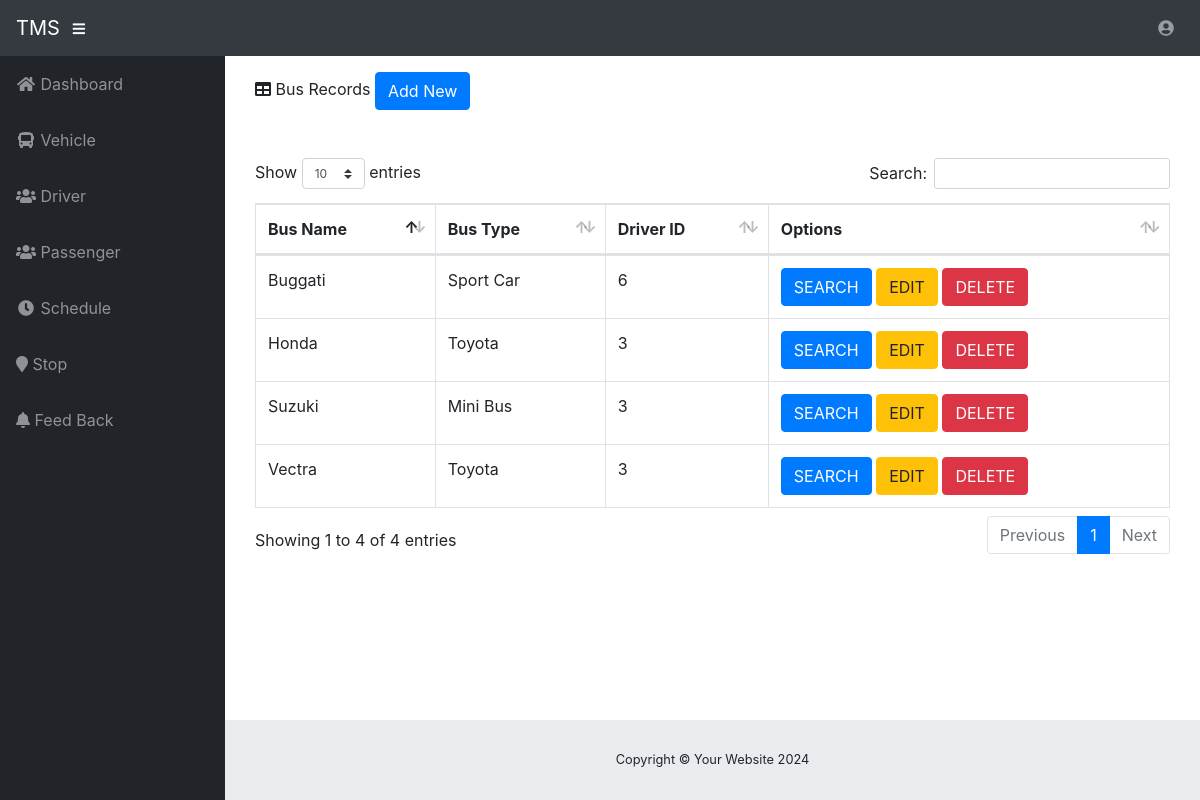
The page /admin/bus.php (signed in) on the database its author committed.
### tables this page shows
CREATE TABLE `bus` (
  `BUS_ID` int(11) NOT NULL,
  `BUS_NAME` varchar(40) NOT NULL,
  `BUS_TYPE` varchar(40) NOT NULL,
  `DRIVER_ID` int(25) NOT NULL
);

### admin/bus.php (the view)
<?php
include 'connection.php';
include 'topnav.php';
?>
<div class="col-lg-12">
    <div>
        <i class="fas fa-table"></i>
        Bus Records  <a href="busadd.php?action=add" type="button" class="btn btn-xs btn-primary">Add New</a>
    </div>
    <br> </br>
    <div class="table-responsive">
        <table class="table table-bordered" id="dataTable" width="100%" cellspacing="0">
            <thead>
                <tr>
                    <th>Bus Name</th>
                    <th>Bus Type</th>
                    <th>Driver ID</th>
                    <th>Options</th>
                </tr>
            </thead>
            <tbody>
                <?php
                $query = 'SELECT * FROM bus';
                $result = mysqli_query($db, $query) or die (mysqli_error($db));
                while ($row = mysqli_fetch_assoc($result)) {
                    echo '<tr>';
                    echo '<td>'. $row['BUS_NAME'].'</td>';
                    echo '<td>'. $row['BUS_TYPE'].'</td>';
                    echo '<td>'. $row['DRIVER_ID'].'</td>';
                    echo '<td> <a type="button" class="btn btn-xs btn-primary" href="bussearch.php?action=edit & id='.$row['BUS_ID'] . '" > SEARCH </a> ';
                    echo ' <a  type="button" class="btn btn-xs btn-warning" href="busedit.php?action=edit & id='.$row['BUS_ID'] . '"> EDIT </a> ';
                    echo ' <a  type="button" class="btn btn-xs btn-danger" href="busdel.php?type=bus&delete & id=' . $row['BUS_ID'] . '" onclick="return confirm(\'Are you sure, you want to Delete a Vehicle\');">DELETE </a> </td>';
                    echo '</tr> ';
                }
            ?>
            </tbody>
        </table>
    </div>
<?php include 'footer.php'; ?>

### admin/css/sb-admin.css (style rules this page uses)
html { position: relative; min-height: 100%; }
body { height: 100%; }
:root { --input-padding-x: 0.75rem; --input-padding-y: 0.75rem; }

### rows shown on the page
bus: BUS_NAME "Honda", BUS_TYPE "Toyota", DRIVER_ID "3"
bus: BUS_NAME "Vectra", BUS_TYPE "Toyota", DRIVER_ID "3"
bus: BUS_NAME "Suzuki", BUS_TYPE "Mini Bus", DRIVER_ID "3"
bus: BUS_NAME "Buggati", BUS_TYPE "Sport Car", DRIVER_ID "6"
